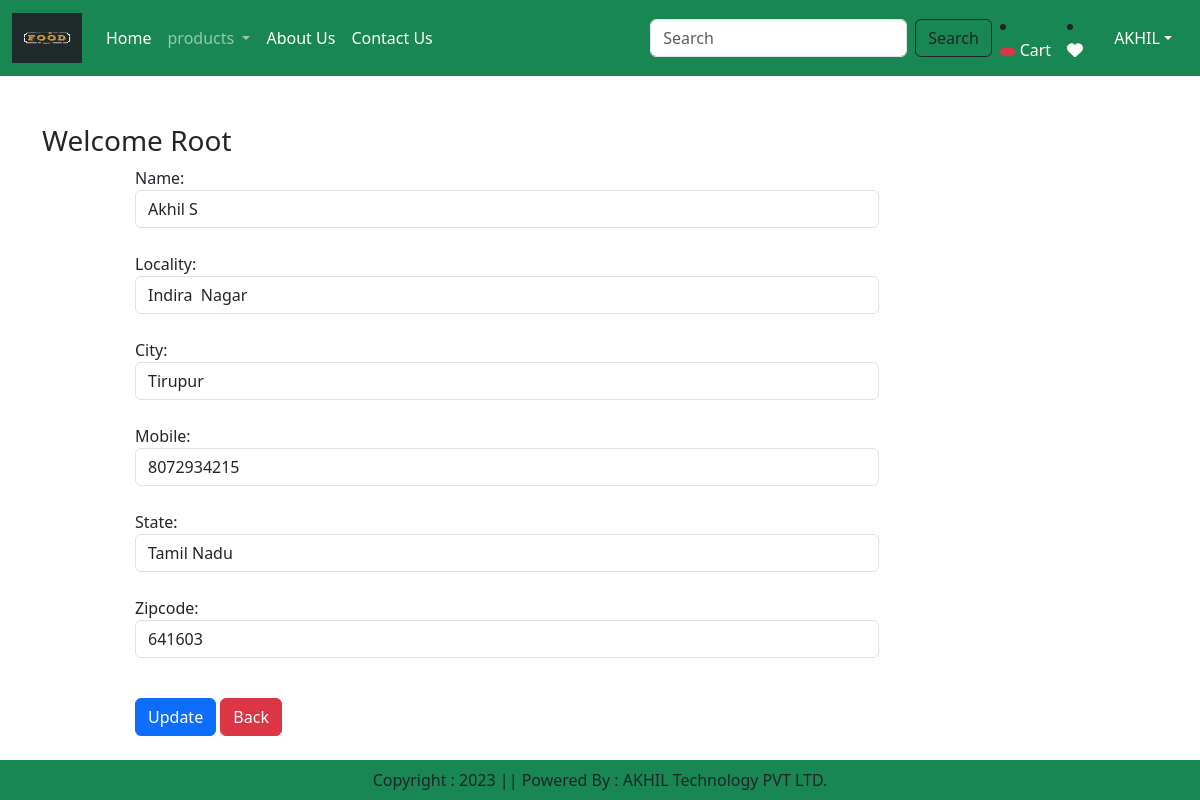
Screenshot of /updateAddress/1 (signed in) with the database file from the repository.
### ss/models.py (models this page shows, shortened)
class Customer(models.Model):
    user = models.ForeignKey(User,on_delete=models.CASCADE)
    name = models.CharField(max_length=200)
    locality = models.CharField(max_length=200)
    city = models.CharField(max_length=50)
    mobile = models.IntegerField(default=0)
    zipcode = models.IntegerField()
    state = models.CharField(choices=STATE_CHOICES,max_length=100)

### ss/views.py (the view, shortened to what this page needs)
# urls.py: path('updateAddress/<int:pk>',views.updateAddress.as_view(), name='updateAddress'),
@method_decorator(login_required,name='dispatch')
class updateAddress(View):
    def get(self,request,pk):
        add = Customer.objects.get(pk=pk)
        form = CustomerProfileForm(instance=add)
        return render(request,'ss/updateAddress.html',locals())

### ss/forms.py
class CustomerProfileForm(forms.ModelForm):
    class Meta:
        model = Customer
        fields =  ['id','name','locality','city','mobile','state','zipcode',]
        widgets={
            'name':forms.TextInput(attrs={'class':'form-control'}),
            'locality':forms.TextInput(attrs={'class':'form-control'}),
            'city':forms.TextInput(attrs={'class':'form-control'}),
            'mobile':forms.NumberInput(attrs={'class':'form-control'}),
            'state':forms.Select(attrs={'class':'form-control'}),
            'zipcode':forms.NumberInput(attrs={'class':'form-control'}),
        }

### ss/templates/ss/updateAddress.html (shortened to what this page needs)
{% extends 'ss/base.html' %}
{% load static %}
{% block main-content %}
<div class="container my-5">
	<div class="row">
	 <h3>Welcome <span class="text-capitalize">{{request.user}}</span></h3>
	</div>
	<div class="col-sm-8 offset-sm-1">
		<form action="" method="post">
			{% for fm in form %}
				{{fm.label_tag}} {{fm}} <small class="text-danger">{{fm.errors|striptags}}</small>
				<br>
			{% endfor %}
			<div class="col-12 mt-3">
				<button type="submit" class="btn btn-primary">Update</button>
				<a href="{% url 'address' %}" type="button" class="btn btn-danger">Back</a>
			</div>
		</form>
	</div>
</div>
{% endblock main-content %}

### rows the page displays
Customer: form "Akhil S" "Indira Nagar" "Tirupur" "8072934215" "Tamil Nadu" "641603"

### other values shown
{{ request.user }} "Root"
{{ fm.label_tag }} "Name:" "Locality:" "City:" "Mobile:" "State:" "Zipcode:"
